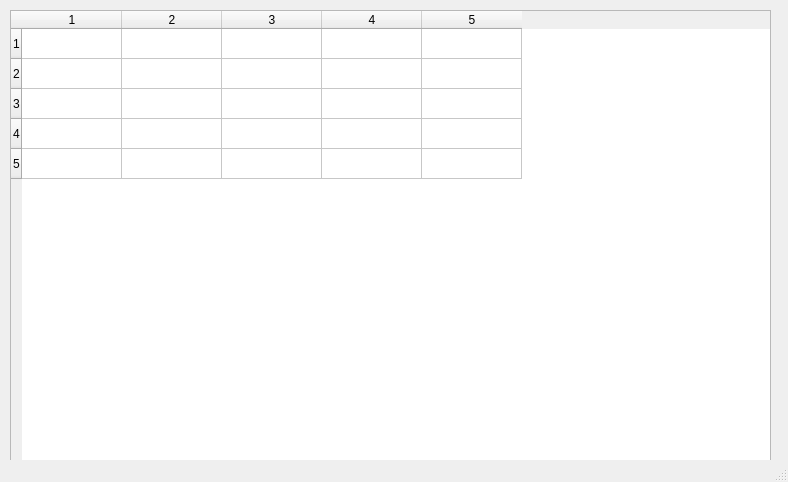
<?xml version="1.0" encoding="UTF-8"?>
<ui version="4.0">
 <class>MainWindow</class>
 <widget class="QMainWindow" name="MainWindow">
  <property name="geometry">
   <rect>
    <x>0</x>
    <y>0</y>
    <width>788</width>
    <height>482</height>
   </rect>
  </property>
  <property name="windowTitle">
   <string>MainWindow</string>
  </property>
  <widget class="QWidget" name="centralwidget">
   <widget class="QTableWidget" name="tableWidget">
    <property name="geometry">
     <rect>
      <x>10</x>
      <y>10</y>
      <width>761</width>
      <height>451</height>
     </rect>
    </property>
    <property name="rowCount">
     <number>5</number>
    </property>
    <property name="columnCount">
     <number>5</number>
    </property>
    <row/>
    <row/>
    <row/>
    <row/>
    <row/>
    <column/>
    <column/>
    <column/>
    <column/>
    <column/>
   </widget>
  </widget>
  <widget class="QStatusBar" name="statusbar"/>
 </widget>
 <resources/>
 <connections/>
</ui>
